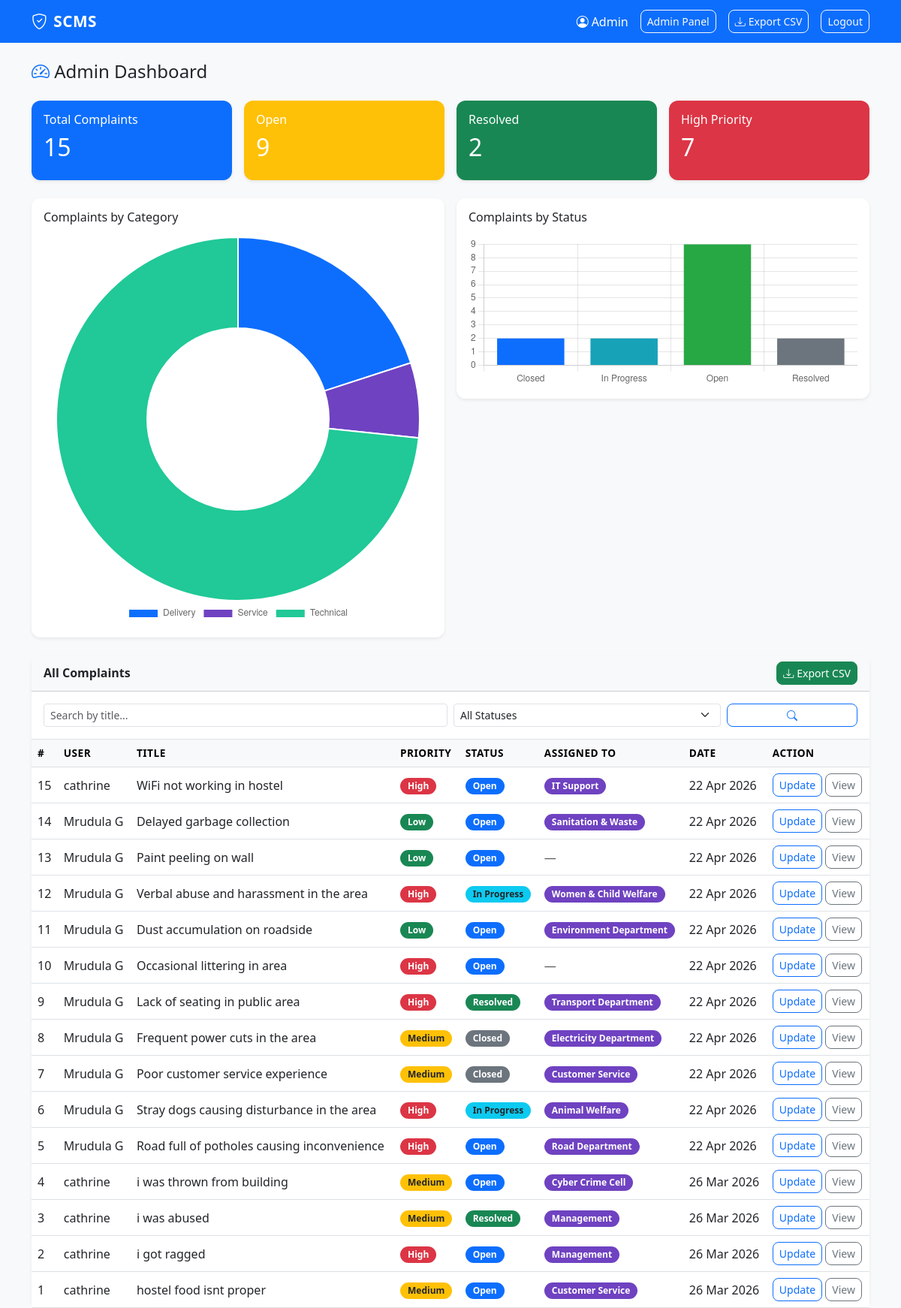
The page /admin (signed in) on the database its author committed.
### models.py (models this page shows)
class User(UserMixin, db.Model):
    id = db.Column(db.Integer, primary_key=True)
    name = db.Column(db.String(100), nullable=False)
    email = db.Column(db.String(120), unique=True, nullable=False)
    password = db.Column(db.String(200), nullable=False)
    role = db.Column(db.String(10), default='user')  # 'user' or 'admin'
    complaints = db.relationship('Complaint', backref='user', lazy=True)

class Complaint(db.Model):
    id = db.Column(db.Integer, primary_key=True)
    title = db.Column(db.String(200), nullable=False)
    description = db.Column(db.Text, nullable=False)
    category = db.Column(db.String(50), default='General')
    priority = db.Column(db.String(10), default='Medium')  # Low, Medium, High
    status = db.Column(db.String(20), default='Open')      # Open, In Progress, Resolved, Closed
    resolution_note = db.Column(db.Text, default='')
    assigned_to = db.Column(db.String(50), default='Unassigned')  # Department
    created_at = db.Column(db.DateTime, default=datetime.utcnow)
    updated_at = db.Column(db.DateTime, default=datetime.utcnow, onupdate=datetime.utcnow)
    user_id = db.Column(db.Integer, db.ForeignKey('user.id'), nullable=False)
    comments = db.relationship('Comment', backref='complaint', lazy=True)

### routes/admin.py (the view)
@admin.route('/admin')
@login_required
@admin_required
def dashboard():
    query = Complaint.query
    status_filter = request.args.get('status', '')
    category_filter = request.args.get('category', '')
    search = request.args.get('search', '')
    if status_filter:
        query = query.filter_by(status=status_filter)
    if category_filter:
        query = query.filter_by(category=category_filter)
    if search:
        query = query.filter(Complaint.title.ilike(f'%{search}%'))
    all_complaints = query.order_by(Complaint.created_at.desc()).all()
    total = Complaint.query.count()
    open_count = Complaint.query.filter_by(status='Open').count()
    resolved = Complaint.query.filter_by(status='Resolved').count()
    high_priority = Complaint.query.filter_by(priority='High').count()
    categories = {}
    statuses = {}
    for c in Complaint.query.all():
        categories[c.category] = categories.get(c.category, 0) + 1
        statuses[c.status] = statuses.get(c.status, 0) + 1
    return render_template('admin.html',
        complaints=all_complaints, total=total,
        open_count=open_count, resolved=resolved,
        high_priority=high_priority, categories=categories, statuses=statuses,
        status_filter=status_filter, category_filter=category_filter, search=search
    )

### app.py (called while the page is built)
@login_manager.user_loader
def load_user(user_id):
    return User.query.get(int(user_id))

### routes/admin.py (called while the page is built)
def admin_required(f):
    @wraps(f)
    def decorated(*args, **kwargs):
        if current_user.role != 'admin':
            flash('Admin access required.', 'danger')
            return redirect(url_for('complaints.dashboard'))
        return f(*args, **kwargs)
    return decorated

### templates/admin.html (shortened to what this page needs)
{% extends 'base.html' %}
{% block content %}
<h4 class="mb-4"><i class="bi bi-speedometer2 text-primary"></i> Admin Dashboard</h4>
<div class="row g-3 mb-4">
  <div class="col-md-3">
    <div class="card text-white bg-primary shadow-sm">
      <div class="card-body"><h6>Total Complaints</h6><h2>{{ total }}</h2></div>
    </div>
  </div>
  <div class="col-md-3">
    <div class="card text-white bg-warning shadow-sm">
      <div class="card-body"><h6>Open</h6><h2>{{ open_count }}</h2></div>
    </div>
  </div>
  <div class="col-md-3">
    <div class="card text-white bg-success shadow-sm">
      <div class="card-body"><h6>Resolved</h6><h2>{{ resolved }}</h2></div>
    </div>
  </div>
  <div class="col-md-3">
    <div class="card text-white bg-danger shadow-sm">
      <div class="card-body"><h6>High Priority</h6><h2>{{ high_priority }}</h2></div>
    </div>
  </div>
</div>
<div class="row g-3 mb-4">
  <div class="col-md-6">
    <div class="card shadow-sm p-3">
      <h6 class="mb-3">Complaints by Category</h6>
      <canvas id="categoryChart" height="200"></canvas>
    </div>
  </div>
  <div class="col-md-6">
    <div class="card shadow-sm p-3">
      <h6 class="mb-3">Complaints by Status</h6>
      <canvas id="statusChart" height="200"></canvas>
    </div>
  </div>
</div>
<div class="card shadow-sm">
  <div class="card-header bg-light d-flex justify-content-between align-items-center">
    <strong>All Complaints</strong>
    <a href="{{ url_for('admin.export_csv') }}" class="btn btn-sm btn-success">
      <i class="bi bi-download me-1"></i>Export CSV
    </a>
  </div>
  <div class="p-3 border-bottom">
    <form method="GET" class="row g-2">
      <div class="col-md-6">
        <input type="text" name="search" class="form-control form-control-sm" placeholder="Search by title..." value="{{ search }}">
      </div>
      <div class="col-md-4">
        <select name="status" class="form-select form-select-sm">
          <option value="">All Statuses</option>
        </select>
      </div>
      <div class="col-md-2">
        <button type="submit" class="btn btn-outline-primary btn-sm w-100"><i class="bi bi-search"></i></button>
      </div>
    </form>
  </div>
  <div class="table-responsive">
    <table class="table table-hover align-middle mb-0">
      <thead class="table-light">
        <tr>
          <th>#</th><th>User</th><th>Title</th>
          <th>Priority</th><th>Status</th><th>Assigned To</th><th>Date</th><th>Action</th>
        </tr>
      </thead>
      <tbody>
        {% for c in complaints %}
        <tr>
          <td>{{ c.id }}</td>
          <td>{{ c.user.name }}</td>
          <td>{{ c.title }}</td>
          <td>
            {% if c.priority == 'High' %}<span class="badge bg-danger">High</span>
            {% elif c.priority == 'Medium' %}<span class="badge bg-warning text-dark">Medium</span>
            {% else %}<span class="badge bg-success">Low</span>{% endif %}
          </td>
          <td>
            {% if c.status == 'Open' %}<span class="badge bg-primary">Open</span>
            {% elif c.status == 'In Progress' %}<span class="badge bg-info text-dark">In Progress</span>
            {% elif c.status == 'Resolved' %}<span class="badge bg-success">Resolved</span>
            {% else %}<span class="badge bg-secondary">Closed</span>{% endif %}
          </td>
          <td>
            {% if c.assigned_to == 'Unassigned' %}
              <span class="text-muted">—</span>
            {% else %}
              <span class="badge bg-purple text-white" style="background:#6f42c1">{{ c.assigned_to }}</span>
            {% endif %}
          </td>
          <td>{{ c.created_at.strftime('%d %b %Y') }}</td>
          <td>
            <button class="btn btn-sm btn-outline-primary" data-bs-toggle="modal" data-bs-target="#modal{{ c.id }}">
              Update
            </button>
            <a href="{{ url_for('complaints.view', complaint_id=c.id) }}" class="btn btn-sm btn-outline-secondary">
              View
            </a>
          </td>
        </tr>
        {% endfor %}
      </tbody>
    </table>
  </div>
</div>
{% endblock %}
{% block scripts %}
<script>
  const categoryData = {{ categories | tojson }};
  const statusData = {{ statuses | tojson }};
  new Chart(document.getElementById('categoryChart'), {
    type: 'doughnut',
    data: {
      labels: Object.keys(categoryData),
      datasets: [{ data: Object.values(categoryData),
        backgroundColor: ['#0d6efd','#6f42c1','#20c997','#fd7e14','#dc3545'] }]
    },
    options: { plugins: { legend: { position: 'bottom' } } }
  });
  new Chart(document.getElementById('statusChart'), {
    type: 'bar',
    data: {
      labels: Object.keys(statusData),
      datasets: [{ label: 'Count', data: Object.values(statusData),
        backgroundColor: ['#0d6efd','#17a2b8','#28a745','#6c757d'] }]
    },
    options: { plugins: { legend: { display: false } }, scales: { y: { beginAtZero: true } } }
  });
</script>
{% endblock %}

### templates/base.html (shortened to what this page needs)
<!DOCTYPE html>
<html lang="en">
<head>
  <link href="https://cdn.jsdelivr.net/npm/bootstrap@5.3.0/dist/css/bootstrap.min.css" rel="stylesheet">
  <link href="https://cdn.jsdelivr.net/npm/bootstrap-icons@1.11.0/font/bootstrap-icons.css" rel="stylesheet">
  <link rel="stylesheet" href="{{ url_for('static', filename='style.css') }}">
</head>
<body>
<nav class="navbar navbar-expand-lg navbar-dark bg-primary">
  <div class="container">
    <a class="navbar-brand fw-bold" href="/"><i class="bi bi-shield-check me-2"></i>SCMS</a>
    <div class="ms-auto d-flex align-items-center gap-3">
      {% if current_user.is_authenticated %}
        <span class="text-white"><i class="bi bi-person-circle me-1"></i>{{ current_user.name }}</span>
        {% if current_user.role == 'admin' %}
          <a href="{{ url_for('admin.dashboard') }}" class="btn btn-outline-light btn-sm">Admin Panel</a>
          <a href="{{ url_for('admin.export_csv') }}" class="btn btn-outline-light btn-sm"><i class="bi bi-download me-1"></i>Export CSV</a>
        {% endif %}
        <a href="{{ url_for('auth.logout') }}" class="btn btn-outline-light btn-sm">Logout</a>
      {% endif %}
    </div>
  </div>
</nav>
<div class="container mt-4">
  {% block content %}{% endblock %}
</div>
{% block scripts %}{% endblock %}
</body>
</html>

### static/style.css (style rules this page uses)
body { background-color: #f8f9fa; font-family: 'Segoe UI', sans-serif; }
.navbar-brand { font-size: 1.3rem; letter-spacing: 0.5px; }
.card { border: none; border-radius: 12px; }
.table th { font-weight: 600; font-size: 0.85rem; text-transform: uppercase; letter-spacing: 0.5px; }
.badge { font-size: 0.75rem; padding: 5px 10px; border-radius: 20px; }
.btn { border-radius: 8px; }

### rows shown on the page
User: name "Admin"
Complaint: id "15", user.name "cathrine", title "WiFi not working in hostel", priority "High", status "Open", assigned_to "IT Support", created_at "22 Apr 2026"
Complaint: id "14", user.name "Mrudula G", title "Delayed garbage collection", priority "Low", status "Open", assigned_to "Sanitation & Waste", created_at "22 Apr 2026"
Complaint: id "13", user.name "Mrudula G", title "Paint peeling on wall", priority "Low", status "Open", created_at "22 Apr 2026"
Complaint: id "12", user.name "Mrudula G", title "Verbal abuse and harassment in the area", priority "High", status "In Progress", assigned_to "Women & Child Welfare", created_at "22 Apr 2026"
Complaint: id "11", user.name "Mrudula G", title "Dust accumulation on roadside", priority "Low", status "Open", assigned_to "Environment Department", created_at "22 Apr 2026"
Complaint: id "10", user.name "Mrudula G", title "Occasional littering in area", priority "High", status "Open", created_at "22 Apr 2026"
Complaint: id "9", user.name "Mrudula G", title "Lack of seating in public area", priority "High", status "Resolved", assigned_to "Transport Department", created_at "22 Apr 2026"
Complaint: id "8", user.name "Mrudula G", title "Frequent power cuts in the area", priority "Medium", status "Closed", assigned_to "Electricity Department", created_at "22 Apr 2026"
Complaint: id "7", user.name "Mrudula G", title "Poor customer service experience", priority "Medium", status "Closed", assigned_to "Customer Service", created_at "22 Apr 2026"
Complaint: id "6", user.name "Mrudula G", title "Stray dogs causing disturbance in the area", priority "High", status "In Progress", assigned_to "Animal Welfare", created_at "22 Apr 2026"
Complaint: id "5", user.name "Mrudula G", title "Road full of potholes causing inconvenience", priority "High", status "Open", assigned_to "Road Department", created_at "22 Apr 2026"
Complaint: id "4", user.name "cathrine", title "i was thrown from building", priority "Medium", status "Open", assigned_to "Cyber Crime Cell", created_at "26 Mar 2026"
Complaint: id "3", user.name "cathrine", title "i was abused", priority "Medium", status "Resolved", assigned_to "Management", created_at "26 Mar 2026"
Complaint: id "2", user.name "cathrine", title "i got ragged", priority "High", status "Open", assigned_to "Management", created_at "26 Mar 2026"
Complaint: id "1", user.name "cathrine", title "hostel food isnt proper", priority "Medium", status "Open", assigned_to "Customer Service", created_at "26 Mar 2026"

### other values the page prints
{{ total }} "15"
{{ open_count }} "9"
{{ resolved }} "2"
{{ high_priority }} "7"
chart data {{ categories | tojson }} {"Delivery": 3, "Service": 1, "Technical": 11}
chart data {{ statuses | tojson }} {"Closed": 2, "In Progress": 2, "Open": 9, "Resolved": 2}
